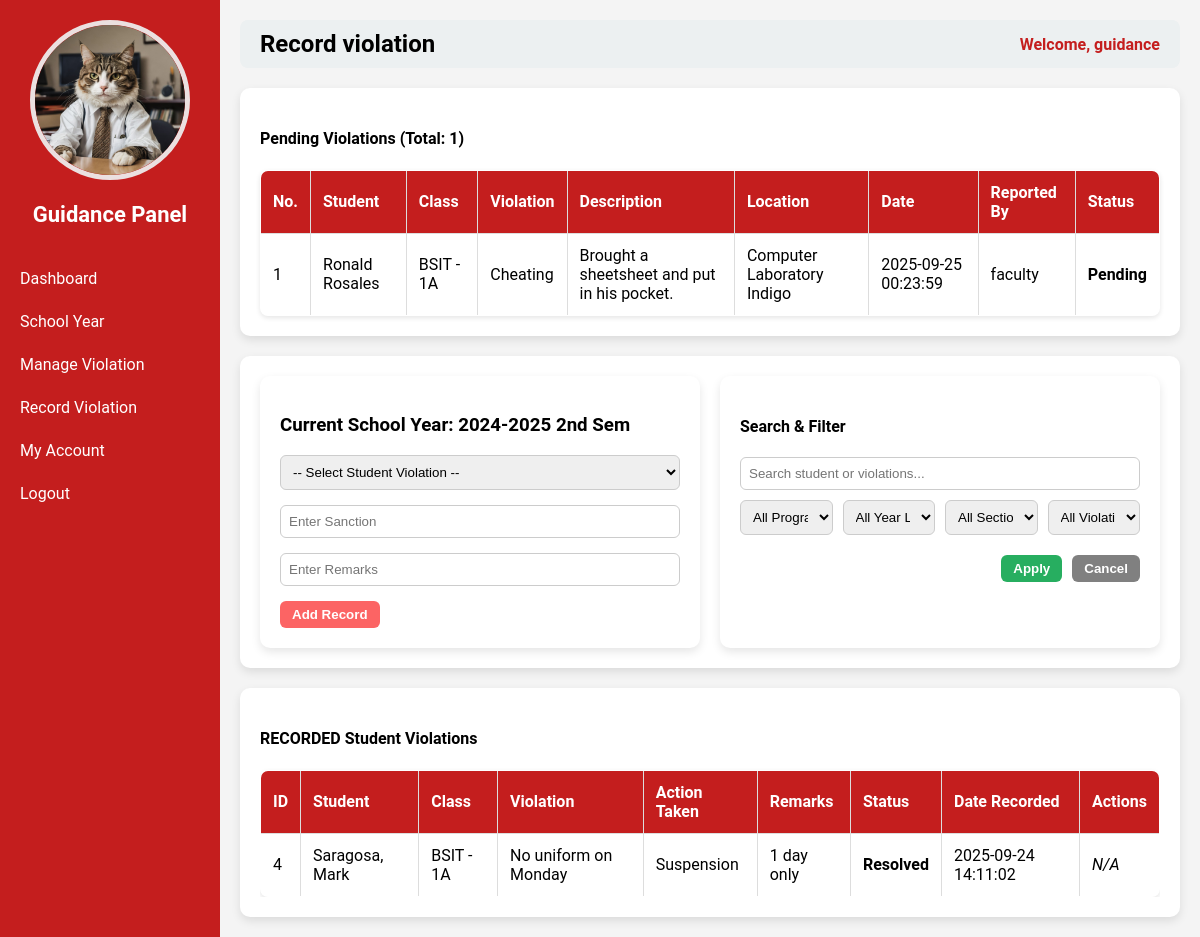
The app's page /guidance.php?page=record_violation (signed in), older data.
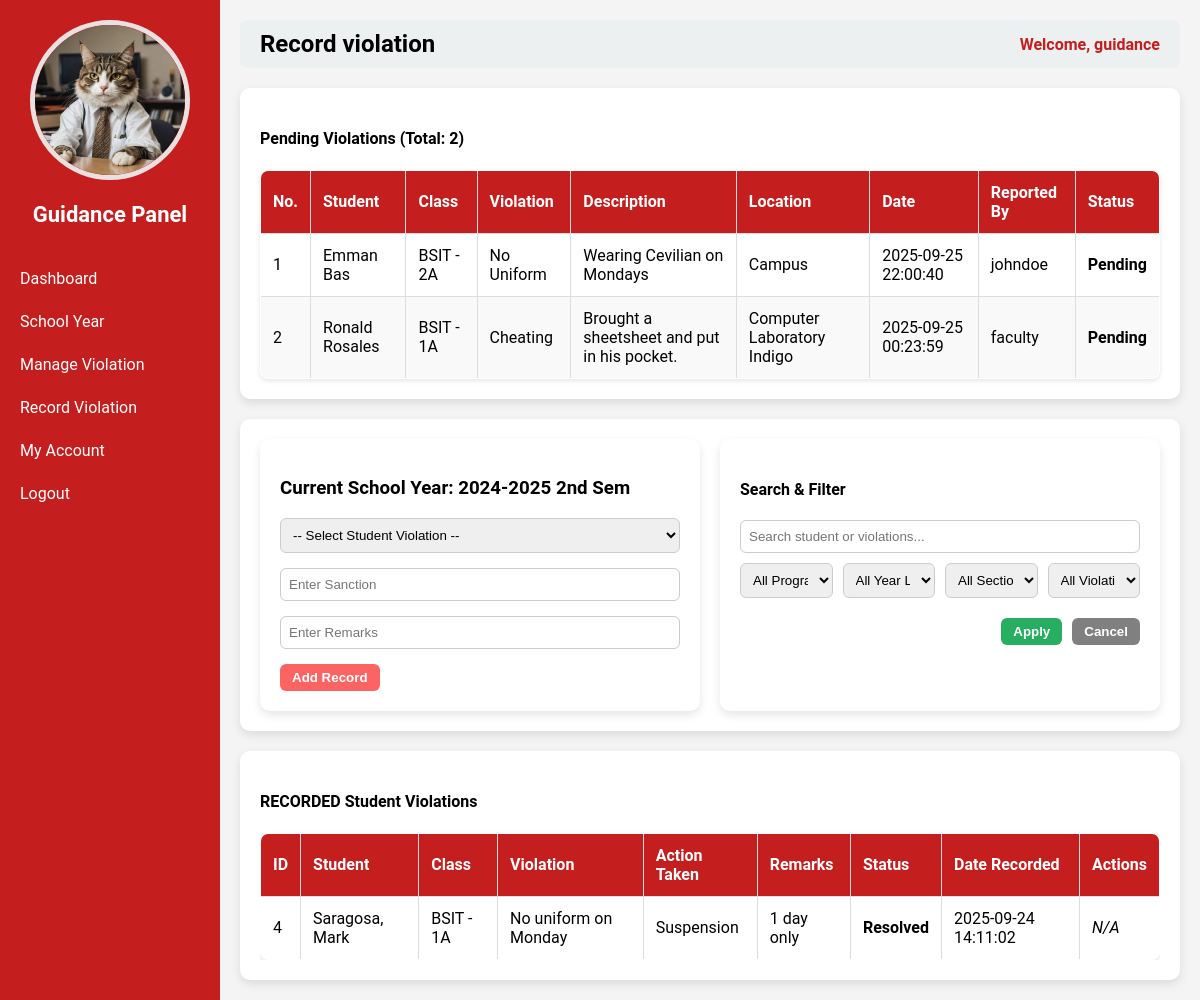
The same page, newer data.
### tables this page shows
CREATE TABLE `users` (
  `id` int(11) NOT NULL,
  `username` varchar(50) NOT NULL,
  `password` varchar(255) NOT NULL,
  `role` varchar(50) NOT NULL,
  `email` varchar(255) NOT NULL,
  `contact` varchar(50) NOT NULL,
  `status` varchar(50) NOT NULL,
  `img` varchar(255) NOT NULL
);

CREATE TABLE `student_violations` (
  `id` int(11) NOT NULL,
  `student_id` int(11) NOT NULL,
  `violation_id` int(11) NOT NULL,
  `description` text NOT NULL,
  `location` varchar(50) NOT NULL,
  `date_time` datetime NOT NULL DEFAULT current_timestamp(),
  `status` varchar(50) NOT NULL,
  `user_id` int(11) NOT NULL,
  `school_year_id` int(11) NOT NULL
);

CREATE TABLE `students` (
  `id` int(11) NOT NULL,
  `first_name` varchar(50) NOT NULL,
  `last_name` varchar(50) NOT NULL,
  `school_year_id` int(11) NOT NULL,
  `program_id` int(11) NOT NULL,
  `year_level_id` int(11) NOT NULL,
  `section_id` int(11) NOT NULL,
  `address` varchar(100) NOT NULL,
  `contact` varchar(20) NOT NULL,
  `img` varchar(255) NOT NULL,
  `user_id` int(11) NOT NULL
);

CREATE TABLE `programs` (
  `id` int(11) NOT NULL,
  `program_code` varchar(50) NOT NULL,
  `program_name` varchar(100) NOT NULL
);

CREATE TABLE `year_levels` (
  `id` int(11) NOT NULL,
  `year_level` varchar(50) NOT NULL,
  `year_code` varchar(50) NOT NULL
);

CREATE TABLE `sections` (
  `id` int(11) NOT NULL,
  `section_name` varchar(50) NOT NULL
);

CREATE TABLE `violations` (
  `id` int(11) NOT NULL,
  `violation` varchar(100) NOT NULL
);

CREATE TABLE `school_years` (
  `id` int(11) NOT NULL,
  `school_year` varchar(50) NOT NULL,
  `is_current` tinyint(1) DEFAULT 0
);

CREATE TABLE `record_violations` (
  `id` int(11) NOT NULL,
  `student_violations_id` int(11) NOT NULL,
  `action_taken` varchar(255) NOT NULL,
  `remarks` text NOT NULL,
  `date_recorded` timestamp NOT NULL DEFAULT current_timestamp(),
  `user_id` int(11) NOT NULL,
  `school_year_id` int(11) NOT NULL,
  `status` varchar(50) NOT NULL
);

### guidance_pages/record_violation.php (the view, shortened to what this page needs)
<?php
require __DIR__ . '/../db_connect.php';
$current_sy_row = $pdo->query("SELECT * FROM school_years WHERE is_current=1 LIMIT 1")->fetch(PDO::FETCH_ASSOC);
$current_sy_id = $current_sy_row ? $current_sy_row['id'] : null;
$current_sy = $current_sy_row ? $current_sy_row['school_year'] : "None";
$edit_mode = false;
$edit_id = null;
$edit_action = "";
$edit_remarks = "";
$query = "
    SELECT rv.*,
           sv.description AS violation_description,
           st.first_name, st.last_name,
           p.program_code,
           yl.year_code AS year_level,
           sec.section_name,
           sy.school_year
    FROM record_violations rv
    JOIN student_violations sv ON rv.student_violations_id = sv.id
    JOIN students st ON sv.student_id = st.id
    JOIN programs p ON st.program_id = p.id
    JOIN year_levels yl ON st.year_level_id = yl.id
    JOIN sections sec ON st.section_id = sec.id
    JOIN school_years sy ON rv.school_year_id = sy.id
    WHERE rv.school_year_id = ?
";
$params = [$current_sy_id];
$query .= " ORDER BY rv.date_recorded DESC";
$records = $pdo->prepare($query);
$records->execute($params);
$records = $records->fetchAll(PDO::FETCH_ASSOC);
$stmt = $pdo->prepare("
    SELECT sv.id, s.first_name, s.last_name,
           p.program_code,
           yl.year_code AS year_level,
           sec.section_name,
           v.violation, sv.description, sv.location, sv.date_time, sv.status,
           u.username AS reported_by
    FROM student_violations sv
    JOIN students s ON sv.student_id = s.id
    JOIN programs p ON s.program_id = p.id
    JOIN year_levels yl ON s.year_level_id = yl.id
    JOIN sections sec ON s.section_id = sec.id
    JOIN violations v ON sv.violation_id = v.id
    JOIN users u ON sv.user_id = u.id  -- ✅ Join users table
    WHERE sv.school_year_id = ?
      AND sv.status = 'Pending'
    ORDER BY sv.date_time DESC
");
$stmt->execute([$current_sy_id]);
$studentViolations = $stmt->fetchAll(PDO::FETCH_ASSOC);
$totalViolations = count($studentViolations);
?>
<div class="container">
    <h4>Pending Violations (Total: <?= $totalViolations ?>)</h4>
    <table class="styled-table" id="violationTable">
        <thead>
            <tr>
                <th>No.</th>
                <th>Student</th>
                <th>Class</th>
                <th>Violation</th>
                <th>Description</th>
                <th>Location</th>
                <th>Date</th>
                <th>Reported By</th>
                <th>Status</th>
            </tr>
        </thead>
        <tbody>
            <?php if ($totalViolations > 0): ?>
                <?php foreach ($studentViolations as $i => $v): ?>
                    <tr>
                        <td><?= $i + 1 ?></td>
                        <td><?= htmlspecialchars($v['first_name'] . " " . $v['last_name']); ?></td>
                        <td>
                            <?= htmlspecialchars($v['program_code']) ?> -
                            <?= htmlspecialchars($v['year_level']) ?><?= htmlspecialchars($v['section_name']) ?>
                        </td>
                        <td><?= htmlspecialchars($v['violation']); ?></td>
                        <td><?= htmlspecialchars($v['description']); ?></td>
                        <td><?= htmlspecialchars($v['location']); ?></td>
                        <td><?= htmlspecialchars($v['date_time']); ?></td>
                        <td><?= htmlspecialchars($v['reported_by']); ?></td>
                        <td><strong><?= htmlspecialchars($v['status']); ?></strong></td>
                    </tr>
                <?php endforeach; ?>
            <?php else: ?>
                <tr><td colspan="9" style="text-align:center;">No violations reported yet.</td></tr>
            <?php endif; ?>
        </tbody>
    </table>
</div>
<div class="container two-columns">
    <div class="left-box">
        <h3>Current School Year: <?= htmlspecialchars($current_sy) ?></h3>
        <form method="POST" class="form-box">
            <select name="student_violations_id" required <?= $edit_mode ? "disabled" : "" ?>>
                <option value="">-- Select Student Violation --</option>
            </select>
            <input type="text" name="action_taken" placeholder="Enter Sanction"
                value="<?= htmlspecialchars($edit_action); ?>" required>
            <input type="text" name="remarks" class="remarks-input" placeholder="Enter Remarks"
                value="<?= htmlspecialchars($edit_remarks); ?>">
            <?php if ($edit_mode): ?>
                <input type="hidden" name="id" value="<?= $edit_id; ?>">
                <button type="submit" name="update_record" class="btn btn-warning">Update</button>
                <a href="guidance.php?page=record_violation" class="btn btn-secondary">Cancel</a>
            <?php else: ?>
                <button type="submit" name="add_record" class="btn btn-primary">Add Record</button>
            <?php endif; ?>
        </form>
    </div>
    <div class="right-box">
    <h4>Search & Filter</h4>
    <div class="form-box">
        <input type="text" id="recordSearch" class="search-input" placeholder="Search student or violations...">
    </div>
    <div class="form-box filter-grid">
        <select id="filterProgram">
            <option value="">All Programs</option>
        </select>
        <select id="filterYear">
            <option value="">All Year Levels</option>
        </select>
        <select id="filterSection">
            <option value="">All Sections</option>
        </select>
        <select id="filterViolation">
            <option value="">All Violations</option>
        </select>
    </div>
    <div class="filter-buttons">
            <button type="button" class="btn btn-info" onclick="applyRecordFilters()">Apply</button>
            <button type="button" class="btn btn-secondary" onclick="cancelRecordFilters()">Cancel</button>
    </div>
</div>
</div>
<div class="container">
    <div class="table-box">
        <h4>RECORDED Student Violations</h4>
        <table class="styled-table">
    <thead>
        <tr>
            <th>ID</th>
            <th>Student</th>
            <th>Class</th>
            <th>Violation</th>
            <th>Action Taken</th>
            <th>Remarks</th>
            <th>Status</th>
            <th>Date Recorded</th>
            <th>Actions</th>
        </tr>
    </thead>
    <tbody>
    <?php if ($records): ?>
        <?php foreach ($records as $r): ?>
            <tr>
                <td><?= $r['id']; ?></td>
                <td><?= htmlspecialchars($r['last_name'] . ", " . $r['first_name']); ?></td>
                <td><?= htmlspecialchars($r['program_code'] . " - " . $r['year_level'] . $r['section_name']); ?></td>
                <td><?= htmlspecialchars($r['violation_description']); ?></td>
                <td><?= htmlspecialchars($r['action_taken']); ?></td>
                <td><?= htmlspecialchars($r['remarks']); ?></td>
                <td><strong><?= htmlspecialchars($r['status']); ?></strong></td>
                <td><?= $r['date_recorded']; ?></td>
                <td>
                    <?php if ($r['status'] === 'Resolved'): ?>
                        <em>N/A</em>
                    <?php endif; ?>
                </td>
            </tr>
        <?php endforeach; ?>
    <?php else: ?>
        <tr><td colspan="9" style="text-align:center;">No matching records found.</td></tr>
    <?php endif; ?>
    </tbody>
</table>
    </div>
</div>

### guidance.php (shortened to what this page needs)
<?php
require 'db_connect.php';
$id = $_SESSION['user_id'];
$stmt = $pdo->prepare("SELECT * FROM users WHERE id=?");
$stmt->execute([$id]);
$user = $stmt->fetch(PDO::FETCH_ASSOC);
$page = isset($_GET['page']) ? $_GET['page'] : 'dashboard';
?>
<!DOCTYPE html>
<html>
<head>
</head>
<body>
<div class="sidebar">
    <div class="column profile-photo">
        <?php if (!empty($user['img'])): ?>
            <img src="<?php echo htmlspecialchars($user['img']); ?>" alt="Profile Image">
        <?php else: ?>
            <img src="default.png" alt="Profile Image">
        <?php endif; ?>
    </div>
    <h2>Guidance Panel</h2>
    <a href="?page=dashboard">Dashboard</a>
    <a href="?page=manage_school_year">School Year</a>
    <a href="?page=manage_violation">Manage Violation</a>
    <a href="?page=record_violation">Record Violation</a>
    <a href="?page=my_account">My Account</a>
    <a href="logout.php">Logout</a>
</div>
<div class="main-content">
    <div class="header">
        <h2><?php echo ucfirst(str_replace('_',' ', $page)); ?></h2>
        <span>Welcome, <?php echo $_SESSION['username']; ?></span>
    </div>
    <div class="content" style="margin-top:20px;">
        <?php
        $pageFile = "guidance_pages/{$page}.php";
        if (file_exists($pageFile)) {
            include $pageFile;
        } else {
            echo "<p>Page not found.</p>";
        }
        ?>
    </div>
</div>
</body>
</html>

### guidance.php (style rules this page uses)
body { margin:0; font-family:'Roboto', sans-serif; background:#f4f4f4; }
.sidebar { position: fixed; top:0; left:0; width:220px; height:100%; background-color:#c41e1e; color:white; display:flex; flex-direction:column; padding-top:20px; }
.sidebar h2 { text-align:center; margin-bottom:30px; font-size:22px; }
.sidebar a { padding:12px 20px; text-decoration:none; color:white; display:block; transition:0.3s; }
.main-content { margin-left:220px; padding:20px; }
.header { display:flex; justify-content:space-between; align-items:center; background:#ecf0f1; padding:10px 20px; border-radius:8px; }
.header h2 { margin:0; }
.header span { font-weight: bold;color: #c41e1e; }
.profile-photo { text-align: center; }
.profile-photo img { width: 150px; height: 150px; object-fit: cover; border-radius: 50%; border: 5px solid #ebe0e0ff; }

### guidance_pages/record_violation.php (style rules this page uses)
.container { background:#fff; padding:20px; border-radius:10px; box-shadow:0 4px 10px rgba(0,0,0,0.1); margin-top:20px; }
.form-box { display: flex; flex-wrap: wrap; gap: 5px; }
.form-box select, .form-box textarea, .form-box input { padding: 8px; border: 1px solid #ccc; border-radius: 6px; margin-bottom: 10px; width: 100%; }
.table-box { max-height:400px; overflow-y:auto; }
.styled-table { width:100%; border-collapse:collapse; border:1px solid #ddd; border-radius:8px; overflow:hidden; box-shadow:0 2px 5px rgba(0,0,0,0.1); }
.styled-table th, .styled-table td { padding:12px; text-align:left; border:1px solid #ddd; }
.styled-table thead { background:#c41e1e; color:white; }
.styled-table tr:nth-child(even) { background:#f9f9f9; }
.btn { padding:6px 12px; border-radius:6px; border:none; cursor:pointer; font-weight:bold; color:white; }
.btn-primary { background:#fc6464ff; }
.btn-info { background:#27ae60; }
.btn-secondary { background:gray; text-decoration:none; }
.remarks-input { width: 400px; }
.two-columns { display: flex; gap: 20px; }
.left-box, .right-box { flex: 1; background: #fff; padding: 20px; border-radius: 10px; box-shadow: 0 4px 10px rgba(0,0,0,0.1); }
.filter-grid { display: grid; grid-template-columns: repeat(4, 1fr); gap: 10px; }
.filter-buttons { grid-column: span 3; display: flex; gap: 10px; margin-top: 10px; justify-content: flex-end; }

Row changes from the older to the newer data that the page shows:
added student_violations: student.last_name "Emman Bas", programs.program_code "BSIT", year_levels.year_code "2", sections.section_name "A", violation.violation "No Uniform", description "Wearing Cevilian on Mondays", location "Campus", date_time "2025-09-25 22:00:40", user.username "johndoe", status "Pending"
Text that changed along with them:
$totalViolations: "1" → "2"
